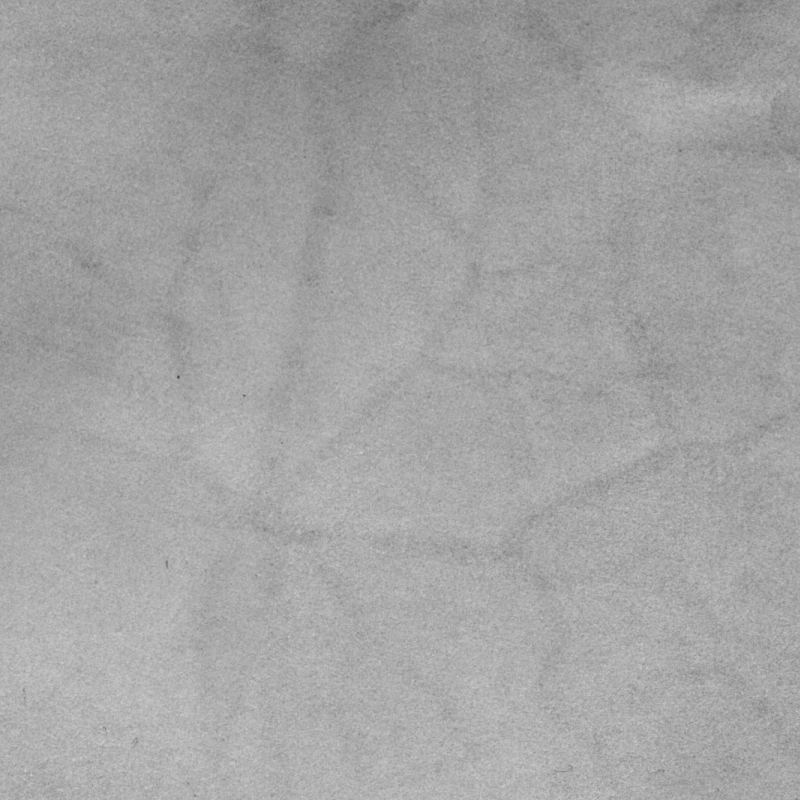
#> input picture skin9b.tif, 800 x 800 px, given as the content of the folder synth_scans, which was not available
$ python analyze_scan_folder.py
#> lines starting #> are read from the running program, lines starting #| are printed output that depends on the picture; pictures that were not available may be replaced by others from this repository, and a replacement may not be noted
#> the answer given: y
### modules.py
# necessary imports
from cv2 import cvtColor, COLOR_HSV2RGB
import numpy as np
from skimage.filters import gaussian

# import streamlit as st
from scipy.ndimage import gaussian_filter


def ddx_gaussian_convolve(
    image: np.ndarray, sigma=-1, sigma_to_ydim_ratio=-1, truncate=3
):
#> called with sigma = -1, sigma_to_ydim_ratio = 0.005, truncate = 2
    if sigma == -1:
        if sigma_to_ydim_ratio == -1:
            sigma = 1
        else:
            sigma = image.shape[0] * sigma_to_ydim_ratio
#> sigma = 4
    return gaussian_filter(
        image, sigma, order=(0, 1), truncate=truncate
    ), gaussian_filter(image, sigma, order=(1, 0), truncate=truncate)  # ix, iy


def structure_tensor_calc(image, sigma_to_ydim_ratio):
    I_x, I_y = ddx_gaussian_convolve(
        image, sigma_to_ydim_ratio=sigma_to_ydim_ratio, truncate=2
    )
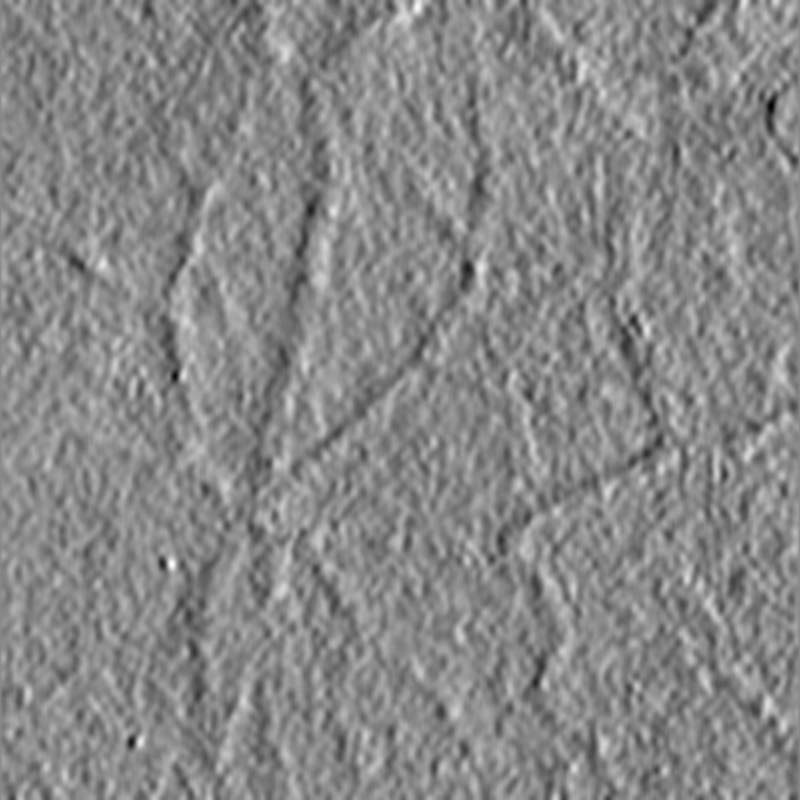
#> I_x: shape (800, 800) float64; min -0.00629, max 0.00545, mean -1.92e-05; drawn with min black and max white
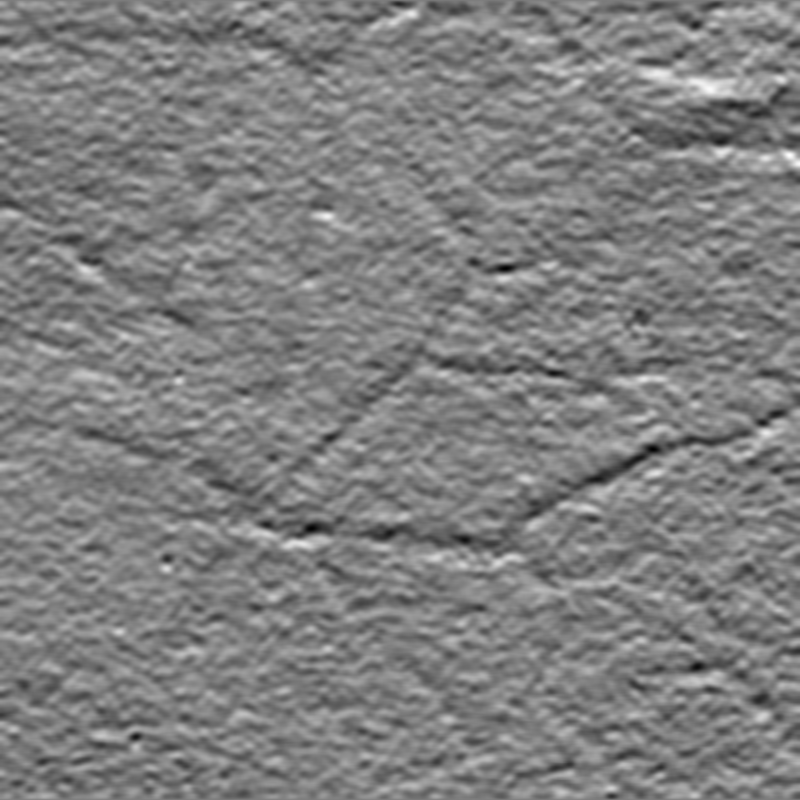
#> I_y: shape (800, 800) float64; min -0.00592, max 0.00611, mean 0.000108; drawn with min black and max white

    # structure tensor
    mu_20 = I_x * I_x
    mu_02 = I_y * I_y

    # k_20_real, k_20_im, k_11
    return mu_20 - mu_02, 2 * I_x * I_y, mu_20 + mu_02


def kval_gaussian(k_20_re, k_20_im, k_11, sigma):
    max_std = 3.0  # cut off gaussian after 3 standard deviations
    return (
        gaussian(k_20_re, sigma=sigma, truncate=max_std),
        gaussian(k_20_im, sigma=sigma, truncate=max_std),
        gaussian(k_11, sigma=sigma, truncate=max_std),
    )


def coh_ang_calc(image, sigma_to_ydim_ratio, innerSigma_to_ydim_ratio, epsilon=1e-3):
    # image: 2d grayscale image, perchance already mean downscaled a bit
    # sigma_outer: sigma for gradient detection
    # sigma_inner: sigma controlling bandwidth of angles detected
    # epsilon: prevent div0 error for coherence
    # kernel_radius: kernel size for gaussians - kernel will be 2*kernel_radius + 1 wide

    k_20_re, k_20_im, k_11 = structure_tensor_calc(image, sigma_to_ydim_ratio)
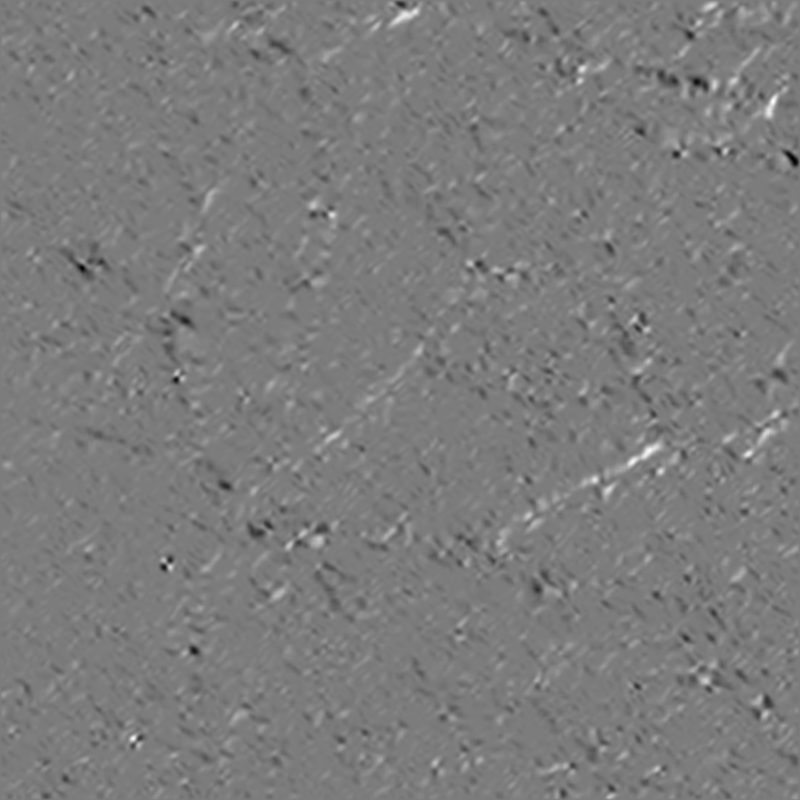
#> k_20_im: shape (800, 800) float64; min -2.95e-05, max 3.1e-05, mean 2.04e-08; drawn with min black and max white

    # this is sampling local area with w(p)
    k_20_re, k_20_im, k_11 = kval_gaussian(
        k_20_re, k_20_im, k_11, innerSigma_to_ydim_ratio * image.shape[0]
    )
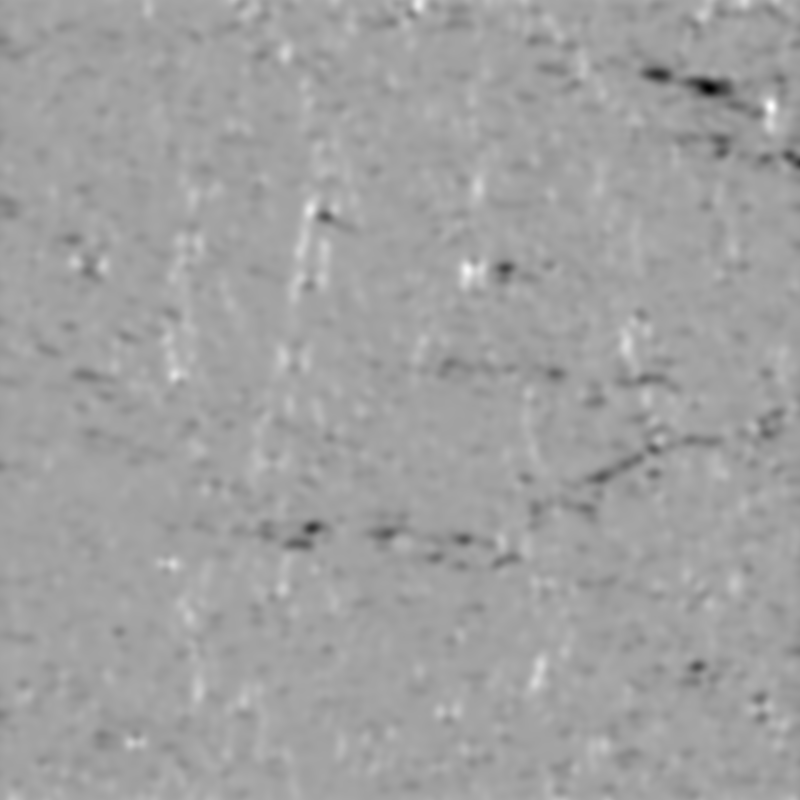
#> k_20_re: shape (800, 800) float64; min -2.36e-05, max 1.33e-05, mean -2.39e-07; drawn with min black and max white
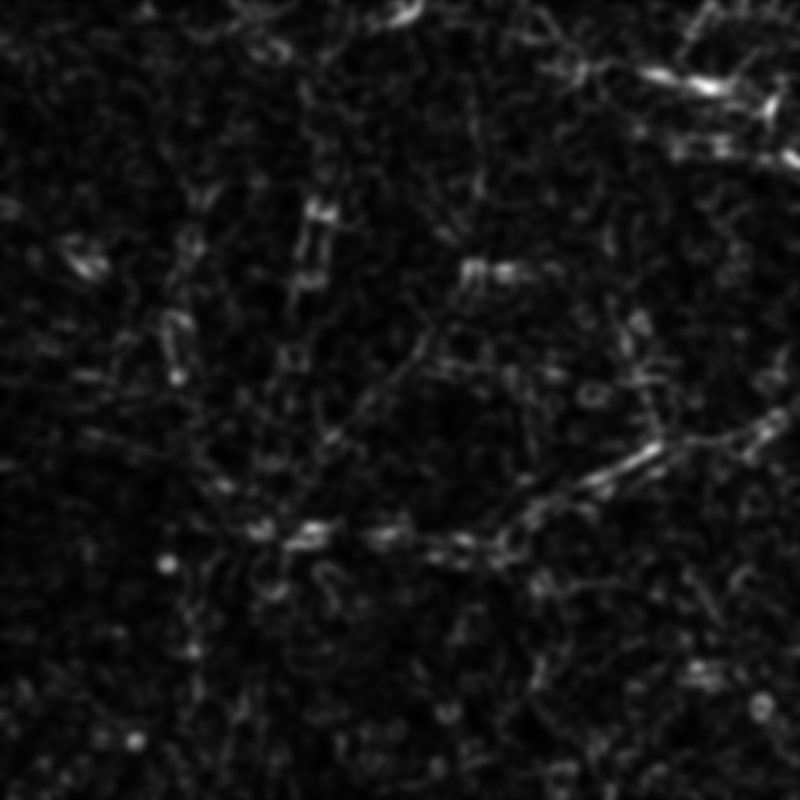
#> k_11: shape (800, 800) float64; min 9.82e-08, max 2.55e-05, mean 2.15e-06; drawn with min black and max white

    # return coherence (|k_20|/k_11), orientation (angle of k_20)
    return (k_20_re * k_20_re + k_20_im * k_20_im) / (
        (k_11 + epsilon) * (k_11 + epsilon)
    ), np.arctan2(k_20_im, k_20_re)


# [52 lines left out: functions orient_hsv, weightedHistogram, not called in this run]

### analyze_scan_folder.py
# Note: should only output histogram
from modules import coh_ang_calc
import os
import cv2 as cv
from skimage import color
# [5 lines of commented-out code are left out]

scan_path = "synth_scans"
# analysis_folder = "bta/"
os.chdir(scan_path)
# if analysis_folder not in os.listdir():
    # os.mkdir(analysis_folder)

default_settings = input("default settings [y/n]: ")
if default_settings == "y":
    sigma_outer = 0.005
    sigma_inner = 0.005
    epsilon = 0.0001
else:
    sigma_outer = float(input("outer sigma: "))
    sigma_inner = float(input("inner sigma: "))
    epsilon = float(input("epsilon: "))


for i, file in enumerate(os.listdir()):
    print(f"File {i}: {file} \t read")
    coh_filepath = "coh_" + file
    ang_filepath = "ang_" + file
    # print(cv.imread(file))
    img = color.rgb2gray(cv.imread(file))

    coh, ang = coh_ang_calc(img, sigma_outer, sigma_inner, epsilon)
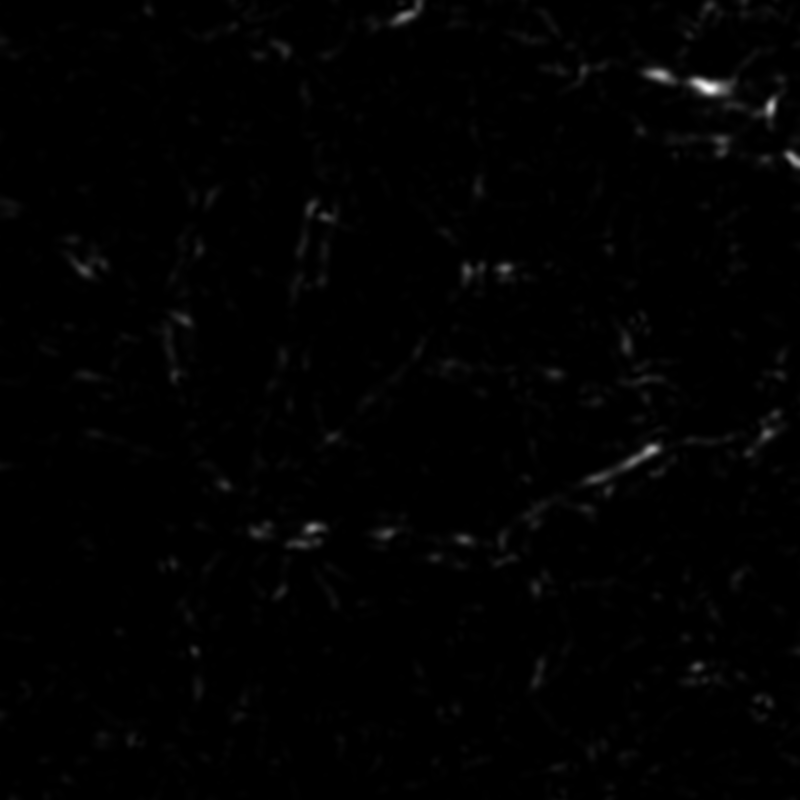
#> coh: shape (800, 800) float64; min 4.48e-12, max 0.0354, mean 0.000317; drawn with min black and max white
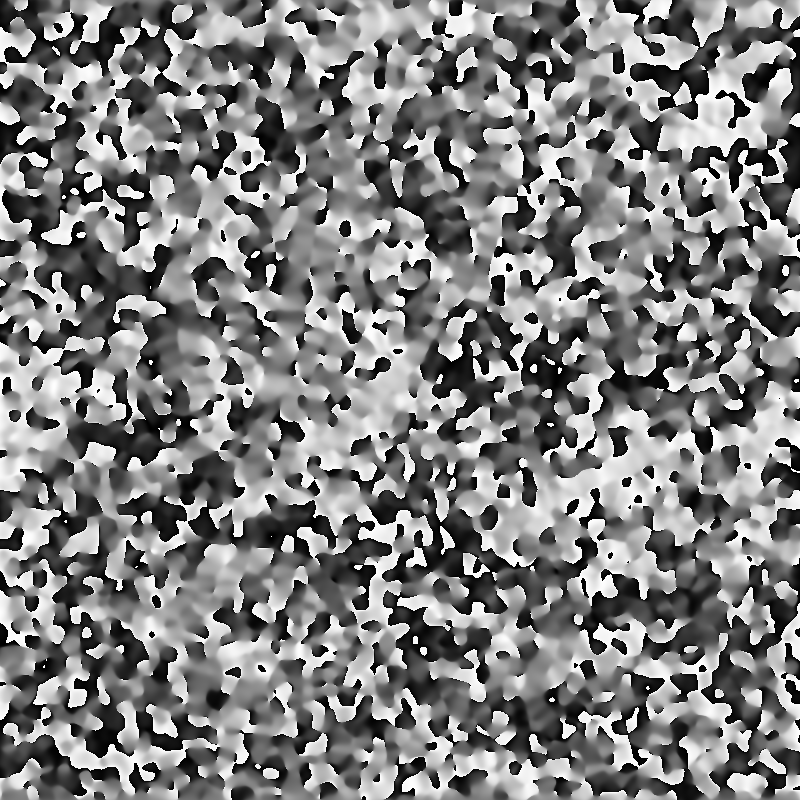
#> ang: shape (800, 800) float64; min -3.14, max 3.14, mean 0.0136; drawn with min black and max white
    print(coh.dtype)
#| float64

    # print(f'img min: {img.min()}, img max: {img.max()}')
    # cv.imwrite(coh_filepath, coh[:-4] + ".jpg")
    # cv.imwrite(ang_filepath, ang[:-4] + ".jpg")

    print(f"File {i}: {file} \t coherence & angle written")
    # img = rescale(img, 0.1)


    # print(f'coh min: {coh.min()}, coh max: {coh.max()}')

    while True:
        # cv.imshow("Image " + str(i), cv.hconcat([img, coh*255, ang + np.pi]))
        cv.imshow('imgs', img)
        cv.imshow('coh', coh)
        if cv.waitKey(1) == ord('q'):
#> (key q is pressed here)
            break
    cv.destroyAllWindows()
    pass
